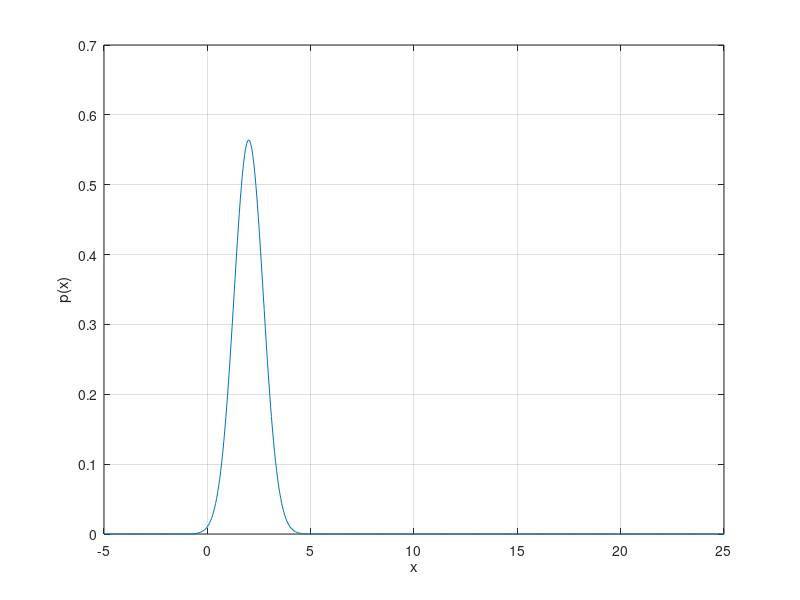
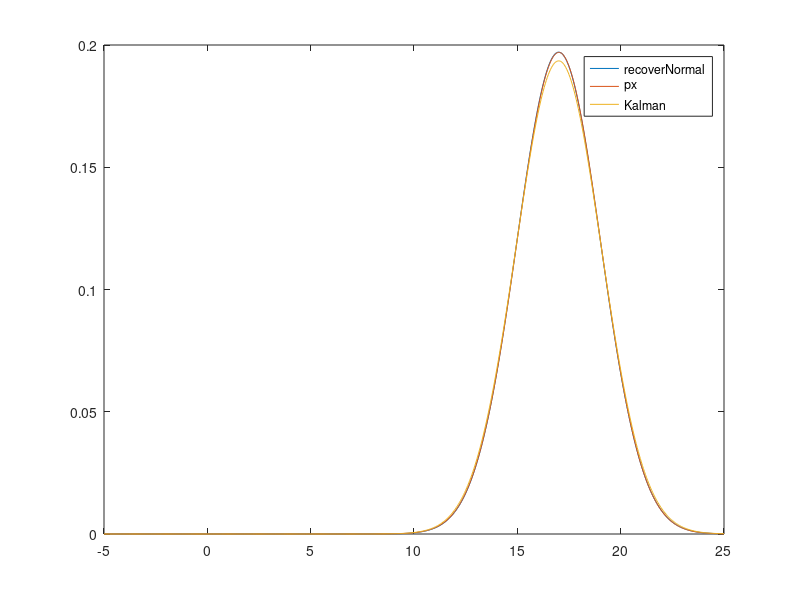
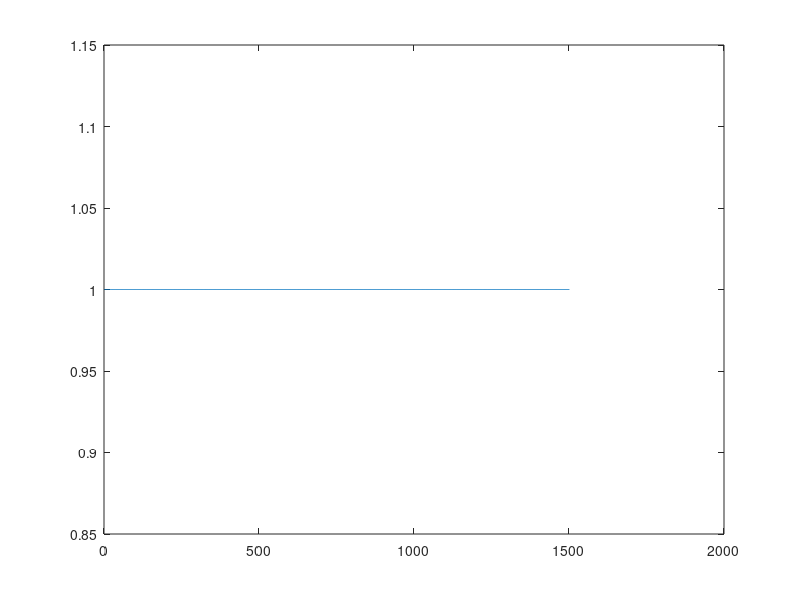
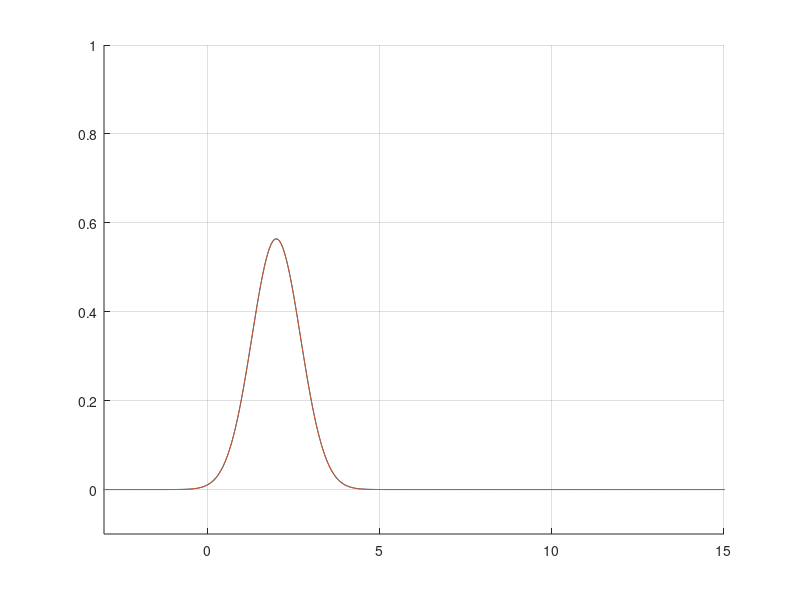

Write the MATLAB code that produced these figures, in order. (Note: this script raises an error after producing the figures.)
%% Test Finite Difference PDF Evolution
clear all
% Initial distribution

dx = 0.05;
x0 = 2;
sigma02 = 0.5;
x = [-5:dx:25]';
p0 = normpdf(x,x0,sqrt(sigma02));
%p0 = p0 + normpdf(x,x0+3,sqrt(sigma02/0.8));
p0 = p0/sum(p0)/dx;

plot(x,p0)
xlabel('x')
ylabel('p(x)')
grid on


% Simulation Parameters
dt = 0.01;
t = 0:dt:15;
px = zeros(length(x),length(t));
xkalman = zeros(length(t),1);
covKalman = zeros(length(t),1);
exp = zeros(length(t),1);
exp2 = zeros(length(t),1);
cov = zeros(length(t),1);
q = 0.25; %0.25;
aspeed = 1;

xkalman(1) = x0;
covKalman(1) = sigma02;
% Equation xdot = a*x + noise
exp(1) = x0;
cov(1) = sigma02;
px(:,1) = p0;
for i = 2:length(t)
    for j=2:length(x)-1
        fx = aspeed*(px(j+1,i-1)-px(j-1,i-1))/dx/2;
        gx = q/2*(px(j+1,i-1)-2*px(j,i-1)+px(j-1,i-1))/dx^2;
        px(j,i) = px(j,i-1) - dt*fx + dt*gx;
    end
    %get expected values
    exp(i)  = px(:,i)'*x*dx;
    exp2(i) = px(:,i)'*(x.^2)*dx;
    cov(i) = exp2(i) - exp(i).^2;
    cov(i) = sum(px(:,i).*(x - exp(i)).*(x - exp(i)))*dx;
    
    %trapz(x,(x-exp(i)).*(x-exp(i)).*px(:,i) );
    
    xkalman(i) = xkalman(i-1) + aspeed*dt;
    xkalman(i);
    covKalman(i) = covKalman(i-1) + q*dt;
    px(:,i) = px(:,i)/sum(px(:,i))/dx;
end

figure
plot(x,normpdf(x,exp(end),sqrt(cov(end))),x,px(:,end),x,normpdf(x,xkalman(end),sqrt(covKalman(end))))
legend('recoverNormal','px','Kalman')


%% Error
RMS_mean = sqrt(mean((xkalman-exp).^2));
RMS_cov  = sqrt(mean((covKalman-cov).^2));

figure
plot(t,covKalman,t,cov)


%% Measurement
zmes = 11;
Rmes = 2;
pz = normpdf(x,zmes,sqrt(Rmes));
pzpos = zeros(length(x),1);
for j=1:length(x)
    pzpos(j) = px(j,end)*pz(j);
end
pzpos = pzpos/sum(pzpos)/dx;
plot(x,pzpos)
title('posterior')
xpos = pzpos'*x*dx;
covpos = sum(pzpos.*(x - xpos).*(x - xpos))*dx;
% Kalman Measurement
KalmanG = covKalman(end)/(covKalman(end)+Rmes);
xposKalman = xkalman(end) + KalmanG*(zmes - xkalman(end));
covKalmanPos = covKalman(end)*(1-KalmanG);

plot(x,px(:,end),x,pz,x,pzpos)
legend('prior','measure','posterior')

plot(sum(px)*dx)

hf = figure;
hold on
ht_pdf = plot(x,p0);
ht_gaussian = plot(x,normpdf(x,exp(1),sqrt(cov(1))));
%legend('Non Linear', 'Gaussian Approximation')
axis ([-3,15,-0.1,1])
grid on
save_to_file = 1;
if (save_to_file  )
    FPS = 25;  
    str_title = ['Probability Density Function Evolution. Simple case.'];
    writerObj = VideoWriter('pdf_gaussian.avi');
    writerObj.FrameRate = FPS;
    myVideo.Quality = 100;
    set(hf,'Visible','on');
    open(writerObj);
    set(gcf,'Renderer','OpenGL'); %to save to file
end
for i = 2:5:length(t)
     set(ht_pdf, 'YData', px(:,i) );
     set(ht_gaussian, 'YData', normpdf(x,exp(i),sqrt(cov(i))) );
     drawnow
     pause(1.0/50.0);
     if (save_to_file )
         M = getframe(gcf); %hardcopy(hf, '-dzbuffer', '-r0');
         writeVideo(writerObj, M);
     end
end
if (save_to_file  )
    close(writerObj);
end

[cov(end),covKalman(end)]


figure
plot(t,exp,t,xkalman)
xlabel('Time(s)')
ylabel('Mean Position(m)')

figure
plot(t,cov,t,covKalman)
xlabel('Time(s)')
ylabel('Mean Cov')
title('check that both lines are similar')

figure
h=pcolor(x,t,px') %,'EdgeColor','none')
set(h, 'EdgeColor', 'none');
xlabel('X(m)')
ylabel('Time(s)')
zlabel('Pdf(x,t)')
title('Pdf Evolution')
colorbar


